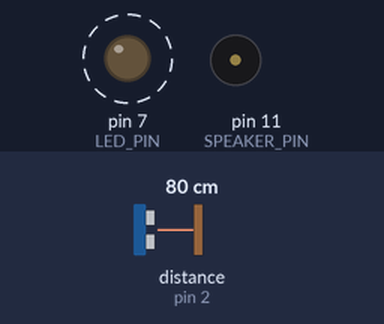
Bench run of a sketch on a simulated Arduino Nano, built with avr-gcc and run on an emulated ATmega328P. On the bench: output pins drawn as LEDs (lit = HIGH), buzzer (waves = sounding). Wiring (inferred from the names in the program): range finder with pulse-width output: data pin 2. Dashed ring = blinking. The inputs (shaded band) are chosen by the test bench; at power-on: distance to the obstacle (sensor on pin 2) 80 cm. Pins used as bus, display or sensor lines are not drawn.

Above: at 0.12 s.
At 2.54 s:
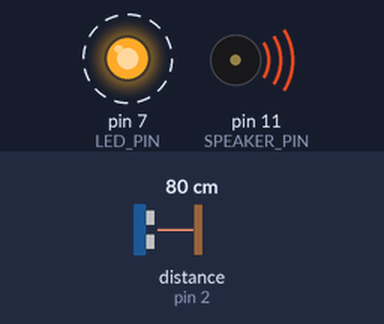
Timing chart, 0 to 3.0 s (numbered marks = the images above):
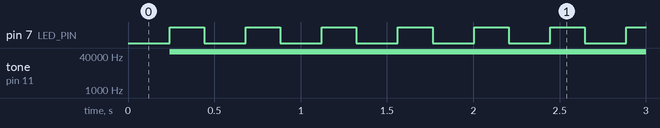

Measured:
- by itself, pin 7 (LED_PIN): alternates HIGH for 0.20 s and LOW for 0.24 s
- by itself, tone on pin 11 (SPEAKER_PIN): silent → 62500 Hz at 0.24 s

The sketch:

chest_zelda_serieux.ino
```cpp
/*
  Le code ci-dessous ainsi que les fichiers sounddata.h et speaker_pcm.h doivent être présents lors du transfert sur votre
  Arduino. Ce fichier gère le matériel qui est branché au Arduino. sounddata.h contient les données audio à jouer et
  speaker_pcm.h s'occupe de transformer ces données audio en signal pour le speaker.

  Sophie Déziel <courrier@sophiedeziel.com>
  twitch.tv/sophiedeziel
*/

#define SWITCH_PIN 2          // Sur le Arduino nano, seule la pin 2 ou 3 peuvent servir avec les interupts de ce code
#define LED_PIN 7             // Peut seulement n'importe quelle sauf la 2 ou celle choisie pour le speaker
#define SPEAKER_PIN 11        // Peut seulement être 3 ou 11, selon les possibilités de la puce

#include "speaker_pcm.h"

// Variables et constances utilisées pour gérer le bouton
const int debounceTime = 200;
long last_state_change;

/*
  Les fonctions setup et loop sont toujours présentes dans les programmes Arduino.
  Setup est exécuté une seule fois au démarage et sert surtout pour la configuration des
  pins, initialiser des composantes et autres opérations du genre.

  Ici, on détermine les modes des trois pins qu'on va utiliser. Ensuite, on s'assure
  qu'aucun voltage n'est appliqué par la puce à la pin du bouton. Finalement, on déclare que
  lorsque le bouton ferme le circuit, la fonction switchon doit etre exécuté.

*/
void setup() {
  pinMode(SPEAKER_PIN, OUTPUT);
  pinMode(LED_PIN,     OUTPUT);
  pinMode(SWITCH_PIN,  INPUT);

  digitalWrite(SWITCH_PIN, LOW);

  attachInterrupt(digitalPinToInterrupt(SWITCH_PIN), switchon, RISING);
}

// Nous n'avons rien à exécuter dans loop, puisque le 'attachInterrupt' s'occupe de tout
void loop() {
}

void switchon() {
  if (millis() - last_state_change > debounceTime) {    // Pour s'assurer que le bouton n'enregistre qu'un clic à la fois
    last_state_change = millis();

    // on allume les LED
    digitalWrite(LED_PIN, HIGH);

    // Le fichier sonore commence a jouer
    startPlayback();

    // Nous prévoyons changer le comportement du bouton pour attendre qu'il soit relaché
    // Lorsque le bouton est relaché, switchoff doit etre exécuté
    detachInterrupt(digitalPinToInterrupt(SWITCH_PIN));
    attachInterrupt(digitalPinToInterrupt(SWITCH_PIN), switchoff, FALLING);
  }
}

void switchoff() {
  if (millis() - last_state_change > debounceTime) {
    last_state_change = millis();

    // On éteint les LED
    digitalWrite(LED_PIN, LOW);

    // Le fichier sonore arrête de jouer
    stopPlayback();

    // On recommence à attendre que le bouton soit pressé
    detachInterrupt(digitalPinToInterrupt(SWITCH_PIN));
    attachInterrupt(digitalPinToInterrupt(SWITCH_PIN), switchon, RISING);
  }
}
```

speaker_pcm.h
```cpp
/*
   speaker_pcm

   Plays 8-bit PCM audio on pin 11 using pulse-width modulation (PWM).
   For Arduino with Atmega168 at 16 MHz.

   Uses two timers. The first changes the sample value 8000 times a second.
   The second holds pin 11 high for 0-255 ticks out of a 256-tick cycle,
   depending on sample value. The second timer repeats 62500 times per second
   (16000000 / 256), much faster than the playback rate (8000 Hz), so
   it almost sounds halfway decent, just really quiet on a PC speaker.

   Takes over Timer 1 (16-bit) for the 8000 Hz timer. This breaks PWM
   (analogWrite()) for Arduino pins 9 and 10. Takes Timer 2 (8-bit)
   for the pulse width modulation, breaking PWM for pins 11 & 3.

   References:
       http://www.uchobby.com/index.php/2007/11/11/arduino-sound-part-1/
       http://www.atmel.com/dyn/resources/prod_documents/doc2542.pdf
       http://www.evilmadscientist.com/article.php/avrdac
       http://gonium.net/md/2006/12/27/i-will-think-before-i-code/
       http://fly.cc.fer.hr/GDM/articles/sndmus/speaker2.html
       http://www.gamedev.net/reference/articles/article442.asp

   Michael Smith <michael@hurts.ca>

   The audio data needs to be unsigned, 8-bit, 8000 Hz, and small enough
   to fit in flash. 10000-13000 samples is about the limit.

   sounddata.h should look like this:
       const int sounddata_length=10000;
       const unsigned char sounddata_data[] PROGMEM = { ..... };

   You can use wav2c from GBA CSS:
       http://thieumsweb.free.fr/english/gbacss.html
   Then add "PROGMEM" in the right place. I hacked it up to dump the samples
   as unsigned rather than signed, but it shouldn't matter.

   http://musicthing.blogspot.com/2005/05/tiny-music-makers-pt-4-mac-startup.html
   mplayer -ao pcm macstartup.mp3
   sox audiodump.wav -v 1.32 -c 1 -r 8000 -u -1 macstartup-8000.wav
   sox macstartup-8000.wav macstartup-cut.wav trim 0 10000s
   wav2c macstartup-cut.wav sounddata.h sounddata

   (starfox) nb. under sox 12.18 (distributed in CentOS 5), i needed to run
   the following command to convert my wav file to the appropriate format:
   sox audiodump.wav -c 1 -r 8000 -u -b macstartup-8000.wav
*/

#include "sounddata.h"

volatile uint16_t sample;
byte lastSample;

void stopPlayback()
{
  // Disable playback per-sample interrupt.
  TIMSK1 &= ~_BV(OCIE1A);

  // Disable the per-sample timer completely.
  TCCR1B &= ~_BV(CS10);

  // Disable the PWM timer.
  TCCR2B &= ~_BV(CS10);

  digitalWrite(SPEAKER_PIN, LOW);
}

// This is called at 8000 Hz to load the next sample.
ISR(TIMER1_COMPA_vect) {
  if (sample >= sounddata_length) {
    if (sample == sounddata_length + lastSample) {
      stopPlayback();
    }
    else {
      if (SPEAKER_PIN == 11) {
        // Ramp down to zero to reduce the click at the end of playback.
        OCR2A = sounddata_length + lastSample - sample;
      } else {
        OCR2B = sounddata_length + lastSample - sample;
      }
    }
  }
  else {
    if (SPEAKER_PIN == 11) {
      OCR2A = pgm_read_byte(&sounddata_data[sample]);
    } else {
      OCR2B = pgm_read_byte(&sounddata_data[sample]);
    }
  }

  ++sample;
}

void startPlayback()
{
  // Use internal clock (datasheet p.160)
  ASSR &= ~(_BV(EXCLK) | _BV(AS2));

  // Set fast PWM mode  (p.157)
  TCCR2A |= _BV(WGM21) | _BV(WGM20);
  TCCR2B &= ~_BV(WGM22);

  if (SPEAKER_PIN == 11) {
    // Do non-inverting PWM on pin OC2A (p.155)
    // On the Arduino this is pin 11.
    TCCR2A = (TCCR2A | _BV(COM2A1)) & ~_BV(COM2A0);
    TCCR2A &= ~(_BV(COM2B1) | _BV(COM2B0));
    // No prescaler (p.158)
    TCCR2B = (TCCR2B & ~(_BV(CS12) | _BV(CS11))) | _BV(CS10);

    // Set initial pulse width to the first sample.
    OCR2A = pgm_read_byte(&sounddata_data[0]);
  } else {
    // Do non-inverting PWM on pin OC2B (p.155)
    // On the Arduino this is pin 3.
    TCCR2A = (TCCR2A | _BV(COM2B1)) & ~_BV(COM2B0);
    TCCR2A &= ~(_BV(COM2A1) | _BV(COM2A0));
    // No prescaler (p.158)
    TCCR2B = (TCCR2B & ~(_BV(CS12) | _BV(CS11))) | _BV(CS10);

    // Set initial pulse width to the first sample.
    OCR2B = pgm_read_byte(&sounddata_data[0]);
  }

  // Set up Timer 1 to send a sample every interrupt.

  cli();

  // Set CTC mode (Clear Timer on Compare Match) (p.133)
  // Have to set OCR1A *after*, otherwise it gets reset to 0!
  TCCR1B = (TCCR1B & ~_BV(WGM13)) | _BV(WGM12);
  TCCR1A = TCCR1A & ~(_BV(WGM11) | _BV(WGM10));

  // No prescaler (p.134)
  TCCR1B = (TCCR1B & ~(_BV(CS12) | _BV(CS11))) | _BV(CS10);

  // Set the compare register (OCR1A).
  // OCR1A is a 16-bit register, so we have to do this with
  // interrupts disabled to be safe.
  OCR1A = F_CPU / SAMPLE_RATE;    // 16e6 / 8000 = 2000

  // Enable interrupt when TCNT1 == OCR1A (p.136)
  TIMSK1 |= _BV(OCIE1A);

  lastSample = pgm_read_byte(&sounddata_data[sounddata_length - 1]);
  sample = 0;
  sei();
}
```

Source omitted: sounddata.h (data table, 144047 bytes)
